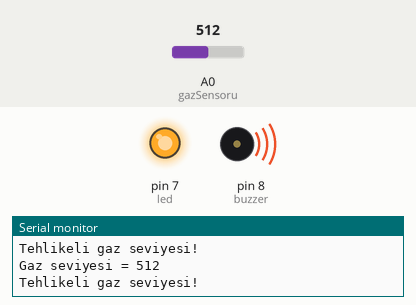
A sketch run on a simulated Arduino Uno, built with avr-gcc and run on an emulated ATmega328P. On the bench: output pins drawn as LEDs (lit = HIGH), buzzer (waves = sounding, pin HIGH), the last lines printed to the serial monitor. The inputs (shaded band) are chosen by the test bench; at power-on: A0 (gazSensoru) = 512.

Above: at 1.2 s.
1.3 s: A0 (gazSensoru) set to 289
4.3 s: A0 (gazSensoru) set to 274
At 4.7 s:
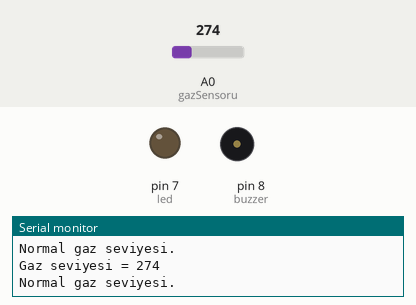
5.8 s: A0 (gazSensoru) set to 1023
At 6.6 s:
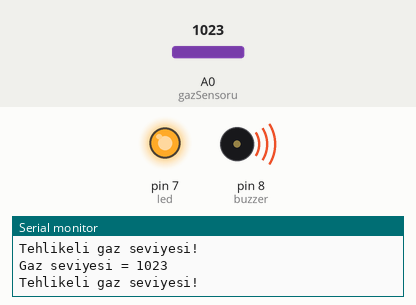
Timing chart, 0 to 8.8 s (numbered marks = the images above; inputs shaded):
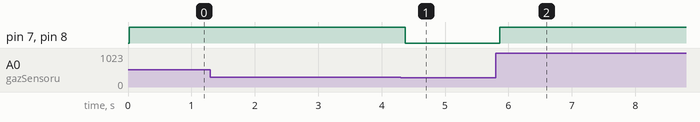

The sketch:

gaz_alarmi.ino
```cpp
int gazSensoru = A0;
int deger;
int esikDegeri = 280;
int buzzer = 8;
int led = 7;

void setup()
{
  Serial.begin(9600);
  pinMode(buzzer, OUTPUT);
  pinMode(led, OUTPUT);
}

void loop()
{
  deger = analogRead(gazSensoru);
  Serial.print("Gaz seviyesi = ");
  Serial.println(deger);
  delay(20);

  if (deger> esikDegeri){
    Serial.println("Tehlikeli gaz seviyesi!");
    digitalWrite(buzzer, HIGH);
    digitalWrite(led, HIGH);
  } else {
    Serial.println("Normal gaz seviyesi.");
    digitalWrite(buzzer, LOW);
    digitalWrite(led, LOW);
  }

}
```

Measured:
- the behaviour switches between 281 and 280 on A0 (gazSensoru) (found by bisection; images 0 and 1)
- after the input at 4.3 s, pin 7 (led), pin 8 (buzzer): HIGH → LOW after 0.08 s
- after the input at 5.8 s, pin 7 (led), pin 8 (buzzer): LOW → HIGH after 0.06 s
